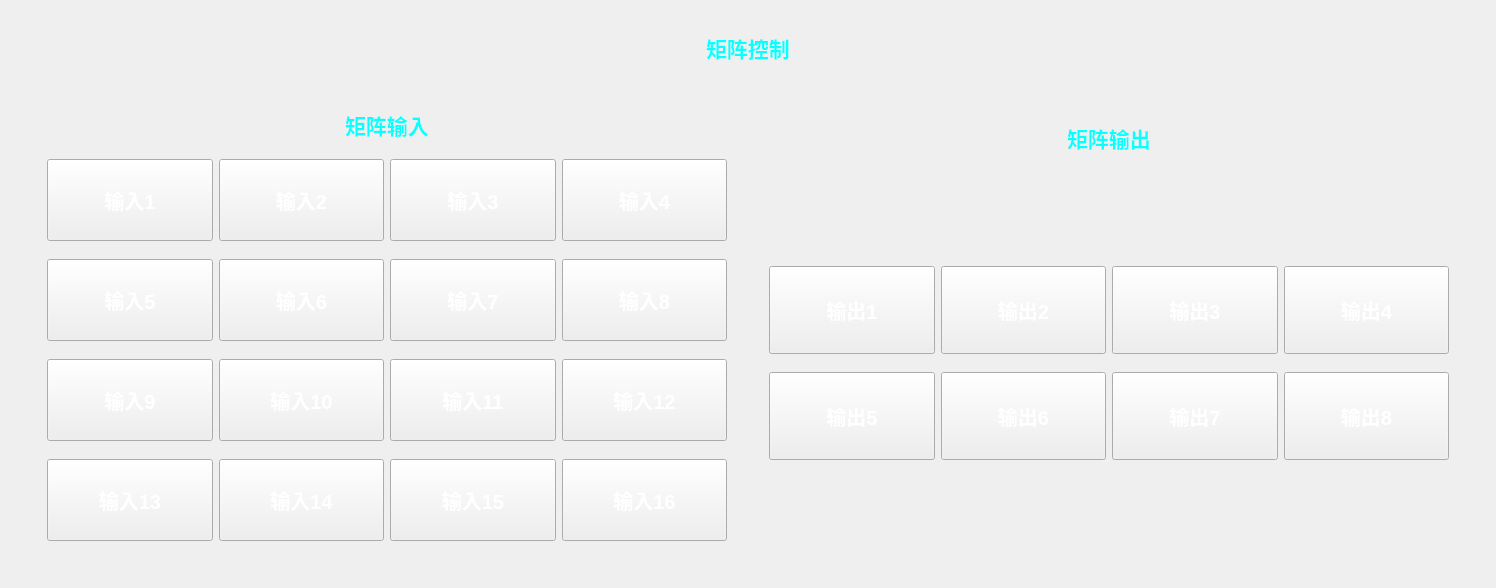
              <widget class="QWidget" name="page_2">
               <layout class="QVBoxLayout" name="verticalLayout_7">
                <item>
                 <widget class="QWidget" name="widget_7" native="true">
                  <property name="styleSheet">
                   <string notr="true">QLabel{
 background-color: rgba(0,0,0,0);
 color:#06ffff;
 font: 16pt;
font-weight: bold;
}</string>
                  </property>
                  <layout class="QVBoxLayout" name="verticalLayout_6" stretch="1,5">
                   <item>
                    <widget class="QWidget" name="widget_8" native="true">
                     <layout class="QHBoxLayout" name="horizontalLayout_6">
                      <property name="spacing">
                       <number>0</number>
                      </property>
                      <property name="leftMargin">
                       <number>0</number>
                      </property>
                      <property name="topMargin">
                       <number>0</number>
                      </property>
                      <property name="rightMargin">
                       <number>0</number>
                      </property>
                      <property name="bottomMargin">
                       <number>0</number>
                      </property>
                      <item>
                       <spacer name="horizontalSpacer_9">
                        <property name="orientation">
                         <enum>Qt::Horizontal</enum>
                        </property>
                        <property name="sizeHint" stdset="0">
                         <size>
                          <width>686</width>
                          <height>20</height>
                         </size>
                        </property>
                       </spacer>
                      </item>
                      <item>
                       <widget class="QLabel" name="label_2">
                        <property name="text">
                         <string>矩阵控制</string>
                        </property>
                       </widget>
                      </item>
                      <item>
                       <spacer name="horizontalSpacer_10">
                        <property name="orientation">
                         <enum>Qt::Horizontal</enum>
                        </property>
                        <property name="sizeHint" stdset="0">
                         <size>
                          <width>686</width>
                          <height>20</height>
                         </size>
                        </property>
                       </spacer>
                      </item>
                     </layout>
                    </widget>
                   </item>
                   <item>
                    <widget class="QWidget" name="widget_9" native="true">
                     <property name="styleSheet">
                      <string notr="true">QPushButton{
 border-image: url(:/new/prefix1/other/image/ScienceImage/tubiao2.png);
 min-height:80px;
 min-width:150px;
 color:#ffffff;
 font: 15pt;
font-weight: bold;
}

QPushButton:pressed {
  border-image: url(:/new/prefix1/other/image/ScienceImage/tubiao22.png);
 color:#06ffff;
 font: 18pt;
 font-weight: bold;
}
QPushButton:checked {
           
   font: 18pt;
   font-weight: bold;
   color:rgb(255,0,0);
   border-image:url(:/Image/tubiao22.png);
}</string>
                     </property>
                     <layout class="QHBoxLayout" name="horizontalLayout_7" stretch="1,1">
                      <item>
                       <widget class="QWidget" name="widget_10" native="true">
                        <property name="styleSheet">
                         <string notr="true">QWidget#widget_10{

	border-image: url(:/new/prefix1/other/image/ScienceImage/biankuang1.png);

}</string>
                        </property>
                        <layout class="QVBoxLayout" name="verticalLayout_8" stretch="1,5">
                         <property name="spacing">
                          <number>0</number>
                         </property>
                         <property name="leftMargin">
                          <number>9</number>
                         </property>
                         <property name="topMargin">
                          <number>9</number>
                         </property>
                         <property name="rightMargin">
                          <number>9</number>
                         </property>
                         <property name="bottomMargin">
                          <number>9</number>
                         </property>
                         <item>
                          <widget class="QWidget" name="widget_12" native="true">
                           <layout class="QHBoxLayout" name="horizontalLayout_8">
                            <item>
                             <spacer name="horizontalSpacer_11">
                              <property name="orientation">
                               <enum>Qt::Horizontal</enum>
                              </property>
                              <property name="sizeHint" stdset="0">
                               <size>
                                <width>290</width>
                                <height>20</height>
                               </size>
                              </property>
                             </spacer>
                            </item>
                            <item>
                             <widget class="QLabel" name="label_3">
                              <property name="text">
                               <string>矩阵输入</string>
                              </property>
                             </widget>
                            </item>
                            <item>
                             <spacer name="horizontalSpacer_12">
                              <property name="orientation">
                               <enum>Qt::Horizontal</enum>
                              </property>
                              <property name="sizeHint" stdset="0">
                               <size>
                                <width>289</width>
                                <height>20</height>
                               </size>
                              </property>
                             </spacer>
                            </item>
                           </layout>
                          </widget>
                         </item>
                         <item>
                          <widget class="QWidget" name="widget_13" native="true">
                           <layout class="QVBoxLayout" name="verticalLayout_10">
                            <property name="spacing">
                             <number>0</number>
                            </property>
                            <property name="leftMargin">
                             <number>0</number>
                            </property>
                            <property name="topMargin">
                             <number>0</number>
                            </property>
                            <property name="rightMargin">
                             <number>0</number>
                            </property>
                            <property name="bottomMargin">
                             <number>0</number>
                            </property>
                            <item>
                             <widget class="QWidget" name="widget_16" native="true">
                              <layout class="QHBoxLayout" name="horizontalLayout_10">
                               <item>
                                <widget class="QPushButton" name="btn_in1">
                                 <property name="text">
                                  <string>输入1</string>
                                 </property>
                                </widget>
                               </item>
                               <item>
                                <widget class="QPushButton" name="btn_in2">
                                 <property name="text">
                                  <string>输入2</string>
                                 </property>
                                </widget>
                               </item>
                               <item>
                                <widget class="QPushButton" name="btn_in3">
                                 <property name="text">
                                  <string>输入3</string>
                                 </property>
                                </widget>
                               </item>
                               <item>
                                <widget class="QPushButton" name="btn_in4">
                                 <property name="text">
                                  <string>输入4</string>
                                 </property>
                                </widget>
                               </item>
                              </layout>
                             </widget>
                            </item>
                            <item>
                             <widget class="QWidget" name="widget_17" native="true">
                              <layout class="QHBoxLayout" name="horizontalLayout_11">
                               <item>
                                <widget class="QPushButton" name="btn_in5">
                                 <property name="text">
                                  <string>输入5</string>
                                 </property>
                                </widget>
                               </item>
                               <item>
                                <widget class="QPushButton" name="btn_in6">
                                 <property name="text">
                                  <string>输入6</string>
                                 </property>
                                </widget>
                               </item>
                               <item>
                                <widget class="QPushButton" name="btn_in7">
                                 <property name="text">
                                  <string>输入7</string>
                                 </property>
                                </widget>
                               </item>
                               <item>
                                <widget class="QPushButton" name="btn_in8">
                                 <property name="text">
                                  <string>输入8</string>
                                 </property>
                                </widget>
                               </item>
                              </layout>
                             </widget>
                            </item>
                            <item>
                             <widget class="QWidget" name="widget_18" native="true">
                              <layout class="QHBoxLayout" name="horizontalLayout_12">
                               <item>
                                <widget class="QPushButton" name="btn_in9">
                                 <property name="text">
                                  <string>输入9</string>
                                 </property>
                                </widget>
                               </item>
                               <item>
                                <widget class="QPushButton" name="btn_in10">
                                 <property name="text">
                                  <string>输入10</string>
                                 </property>
                                </widget>
                               </item>
                               <item>
                                <widget class="QPushButton" name="btn_in11">
                                 <property name="text">
                                  <string>输入11</string>
                                 </property>
                                </widget>
                               </item>
                               <item>
                                <widget class="QPushButton" name="btn_in12">
                                 <property name="text">
                                  <string>输入12</string>
                                 </property>
                                </widget>
                               </item>
                              </layout>
                             </widget>
                            </item>
                            <item>
                             <widget class="QWidget" name="widget_19" native="true">
                              <layout class="QHBoxLayout" name="horizontalLayout_13">
                               <item>
                                <widget class="QPushButton" name="btn_in13">
                                 <property name="text">
                                  <string>输入13</string>
                                 </property>
                                </widget>
                               </item>
                               <item>
                                <widget class="QPushButton" name="btn_in14">
                                 <property name="text">
                                  <string>输入14</string>
                                 </property>
                                </widget>
                               </item>
                               <item>
                                <widget class="QPushButton" name="btn_in15">
                                 <property name="text">
                                  <string>输入15</string>
                                 </property>
                                </widget>
                               </item>
                               <item>
                                <widget class="QPushButton" name="btn_in16">
                                 <property name="text">
                                  <string>输入16</string>
                                 </property>
                                </widget>
                               </item>
                              </layout>
                             </widget>
                            </item>
                           </layout>
                          </widget>
                         </item>
                        </layout>
                       </widget>
                      </item>
                      <item>
                       <widget class="QWidget" name="widget_11" native="true">
                        <property name="styleSheet">
                         <string notr="true">QWidget#widget_11{

	border-image: url(:/new/prefix1/other/image/ScienceImage/biankuang1.png);

}</string>
                        </property>
                        <layout class="QVBoxLayout" name="verticalLayout_9" stretch="1,5">
                         <property name="spacing">
                          <number>0</number>
                         </property>
                         <property name="leftMargin">
                          <number>9</number>
                         </property>
                         <property name="topMargin">
                          <number>9</number>
                         </property>
                         <property name="rightMargin">
                          <number>9</number>
                         </property>
                         <property name="bottomMargin">
                          <number>9</number>
                         </property>
                         <item>
                          <widget class="QWidget" name="widget_14" native="true">
                           <layout class="QHBoxLayout" name="horizontalLayout_9">
                            <item>
                             <spacer name="horizontalSpacer_13">
                              <property name="orientation">
                               <enum>Qt::Horizontal</enum>
                              </property>
                              <property name="sizeHint" stdset="0">
                               <size>
                                <width>290</width>
                                <height>20</height>
                               </size>
                              </property>
                             </spacer>
                            </item>
                            <item>
                             <widget class="QLabel" name="label_4">
                              <property name="text">
                               <string>矩阵输出</string>
                              </property>
                             </widget>
                            </item>
                            <item>
                             <spacer name="horizontalSpacer_14">
                              <property name="orientation">
                               <enum>Qt::Horizontal</enum>
                              </property>
                              <property name="sizeHint" stdset="0">
                               <size>
                                <width>289</width>
                                <height>20</height>
                               </size>
                              </property>
                             </spacer>
                            </item>
                           </layout>
                          </widget>
                         </item>
                         <item>
                          <widget class="QWidget" name="widget_15" native="true">
                           <layout class="QVBoxLayout" name="verticalLayout_11">
                            <property name="spacing">
                             <number>0</number>
                            </property>
                            <property name="leftMargin">
                             <number>0</number>
                            </property>
                            <property name="topMargin">
                             <number>0</number>
                            </property>
                            <property name="rightMargin">
                             <number>0</number>
                            </property>
                            <property name="bottomMargin">
                             <number>0</number>
                            </property>
                            <item>
                             <widget class="QWidget" name="widget_20" native="true"/>
                            </item>
                            <item>
                             <widget class="QWidget" name="widget_21" native="true">
                              <layout class="QHBoxLayout" name="horizontalLayout_14">
                               <item>
                                <widget class="QPushButton" name="btn_out1">
                                 <property name="text">
                                  <string>输出1</string>
                                 </property>
                                </widget>
                               </item>
                               <item>
                                <widget class="QPushButton" name="btn_out2">
                                 <property name="text">
                                  <string>输出2</string>
                                 </property>
                                </widget>
                               </item>
                               <item>
                                <widget class="QPushButton" name="btn_out3">
                                 <property name="text">
                                  <string>输出3</string>
                                 </property>
                                </widget>
                               </item>
                               <item>
                                <widget class="QPushButton" name="btn_out4">
                                 <property name="text">
                                  <string>输出4</string>
                                 </property>
                                </widget>
                               </item>
                              </layout>
                             </widget>
                            </item>
                            <item>
                             <widget class="QWidget" name="widget_22" native="true">
                              <layout class="QHBoxLayout" name="horizontalLayout_15">
                               <item>
                                <widget class="QPushButton" name="btn_out5">
                                 <property name="text">
                                  <string>输出5</string>
                                 </property>
                                </widget>
                               </item>
                               <item>
                                <widget class="QPushButton" name="btn_out6">
                                 <property name="text">
                                  <string>输出6</string>
                                 </property>
                                </widget>
                               </item>
                               <item>
                                <widget class="QPushButton" name="btn_out7">
                                 <property name="text">
                                  <string>输出7</string>
                                 </property>
                                </widget>
                               </item>
                               <item>
                                <widget class="QPushButton" name="btn_out8">
                                 <property name="text">
                                  <string>输出8</string>
                                 </property>
                                </widget>
                               </item>
                              </layout>
                             </widget>
                            </item>
                            <item>
                             <widget class="QWidget" name="widget_23" native="true"/>
                            </item>
                           </layout>
                          </widget>
                         </item>
                        </layout>
                       </widget>
                      </item>
                     </layout>
                    </widget>
                   </item>
                  </layout>
                 </widget>
                </item>
               </layout>
              </widget>
